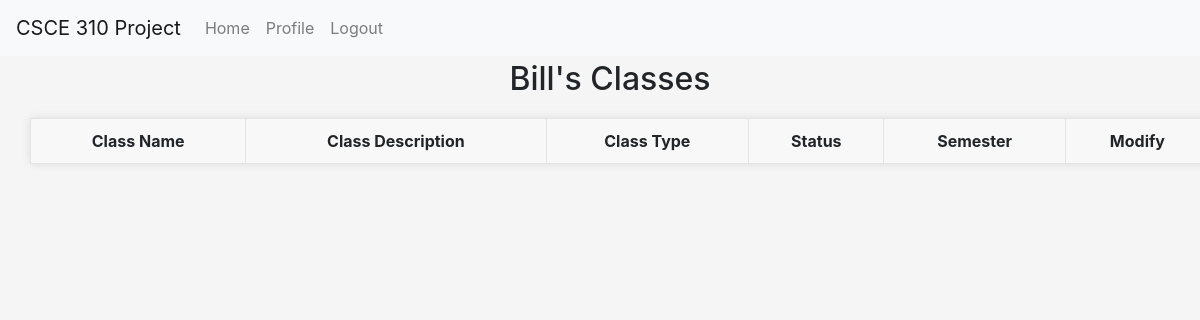
Page /classes/view_classes/3 (signed in) on the earlier database version.
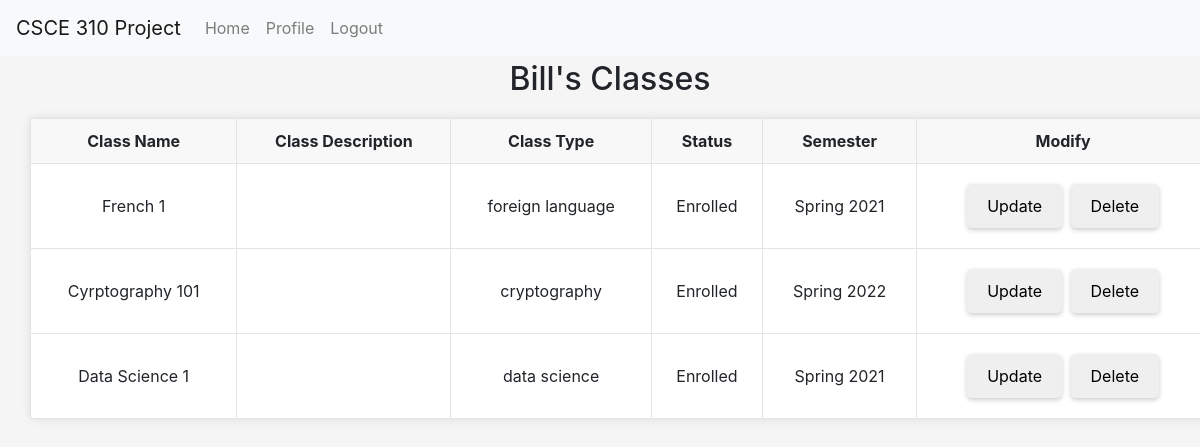
Same page on the later database version.
### tables this page shows
CREATE TABLE Class_Enrollment (
                    CE_Num INTEGER PRIMARY KEY AUTOINCREMENT,
                    UIN INTEGER,
                    Class_ID INTEGER,
                    Status VARCHAR, 
                    Semester VARCHAR,
                    Year YEAR,
                    FOREIGN KEY(UIN) REFERENCES College_students(UIN),
                    FOREIGN KEY(Class_ID) REFERENCES Classes(Class_ID)
                    );

CREATE TABLE Classes (
                    Class_ID INTEGER PRIMARY KEY AUTOINCREMENT,
                    Name VARCHAR,
                    Description VARCHAR,
                    Type VARCHAR
                    );

### routes/classes.py (the view)
@classes_bp.route('/view_classes/<int:UIN>', methods=['GET'])
@login_required
def view_classes(UIN):
    conn = get_db_connection()
    classes = get_all_classes_by_user(conn, UIN)
    name = conn.execute('SELECT First_Name FROM Users WHERE UIN=?', (UIN,)).fetchone()
    conn.close()
    return render_template('admin/view_classes.html', classes=classes, name=name['First_Name'])

### app.py (called while the page is built)
@login_manager.user_loader
def load_user(UIN):
    return User(UIN)

### db.py (called while the page is built)
def get_db_connection():
    conn = sqlite3.connect('database.db')
    conn.row_factory = sqlite3.Row
    return conn

### routes/classes.py (called while the page is built)
def get_all_classes_by_user(conn, UIN):
    return conn.execute('SELECT * FROM View_ClassEnrollmentDetails where UIN = ?', (UIN,)).fetchall()

### util/Users.py (called while the page is built)
def get_user(conn, UIN):
    query_result = conn.execute("SELECT * FROM View_CollegeStudentDetails WHERE UIN = ?", (UIN,)).fetchone()
    user_info = {}
    if not query_result:
        return user_info
    for column_name in query_result.keys():
        user_info[column_name] = query_result[column_name]
    return user_info

### templates/admin/view_classes.html (shortened to what this page needs)
<!DOCTYPE html>
<html lang="en">
<head>
  <link rel="stylesheet" href="https://stackpath.bootstrapcdn.com/bootstrap/4.3.1/css/bootstrap.min.css">
  <link rel="stylesheet" href="../../static/general.css">
  <link rel="stylesheet" href="../../static/admin_home.css">
</head>
<body>
    <nav class="navbar navbar-expand-lg navbar-light bg-light fixed-top">
      <a class="navbar-brand" href="#">CSCE 310 Project</a>
      <div class="collapse navbar-collapse" id="navbarNav">
          <ul class="navbar-nav">
              <li class="nav-item">
                  <a class="nav-link" href="/">Home</a>
              </li>
              <li class="nav-item">
                  <a class="nav-link" href="/profile">Profile</a>
              </li>
              <li class="nav-item">
                  <a class="nav-link" href="/logout">Logout</a>
              </li>
          </ul>
      </div>
  </nav>
  <h2>{{name}}'s Classes</h2>
  <table>
    <tr>
      <th>Class Name</th>
      <th>Class Description</th>
      <th>Class Type</th>
      <th>Status</th>
      <th>Semester</th>
      <th>Modify</th>
    </tr>
    {% for class in classes %}
        <tr>
          <td>{{ class.Name }}</td>
          <td>{{ class.Description }}</td>
          <td>{{ class.type }}</td>
          <td>{{ class.status }}</td>
          <td>{{ class.semester}} {{class.year }}</td>
          <td>
            <a href="{{ url_for('classes_bp.update_class_student', Class_ID=class.Class_ID, UIN=request.view_args['UIN']) }}">
              <button>Update</button>
            </a>
            <button onclick="deleteClass({{class.Class_ID}}, {{request.view_args['UIN']}})">Delete</button>
          </td>
        </tr>
        {% endfor %}
  </table>
</body>
</html>

Differences in the rows shown:
added Class_Enrollment: Name "French 1", type "foreign language", status "Enrolled", semester "Spring", year "2021"
added Class_Enrollment: Name "Cyrptography 101", type "cryptography", status "Enrolled", semester "Spring", year "2022"
added Class_Enrollment: Name "Data Science 1", type "data science", status "Enrolled", semester "Spring", year "2021"
